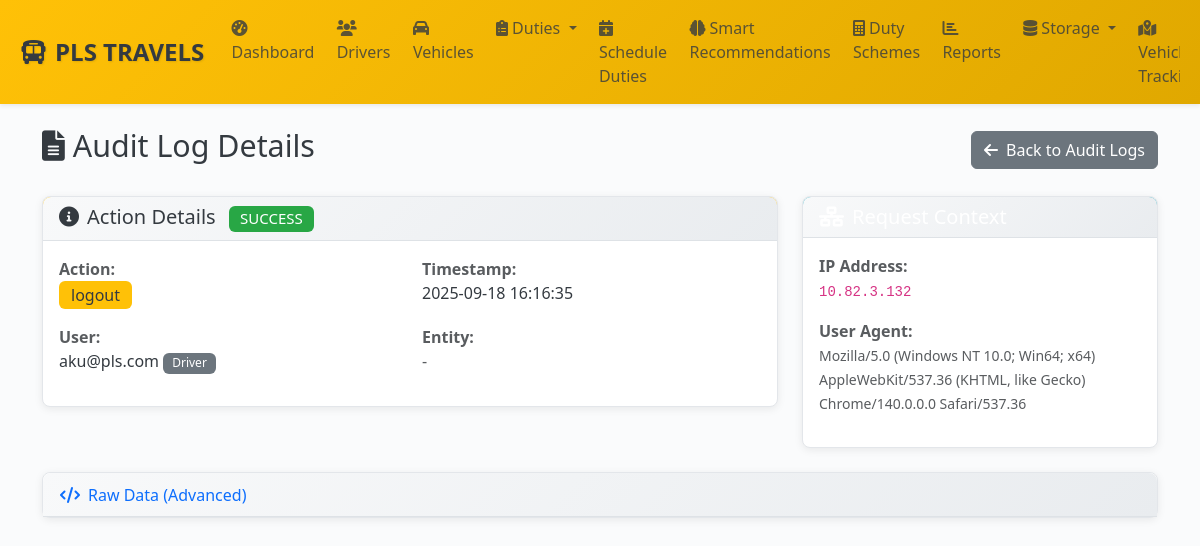
The page /admin/audit-logs/2 (signed in) on the database its author committed.
### models.py (models this page shows, shortened)
class AuditLog(db.Model):
    __tablename__ = 'audit_logs'
    id = db.Column(db.Integer, primary_key=True)
    user_id = db.Column(db.Integer, db.ForeignKey('users.id'), nullable=False, index=True)
    session_id = db.Column(db.String(100))
    action = db.Column(db.String(100), nullable=False, index=True)
    entity_type = db.Column(db.String(50), index=True)
    entity_id = db.Column(db.Integer)
    entity_uuid = db.Column(db.String(36))
    old_values = db.Column(db.Text)  # JSON
    new_values = db.Column(db.Text)  # JSON
    changed_fields = db.Column(db.Text)  # JSON array
    ip_address = db.Column(db.String(45))
    user_agent = db.Column(db.String(500))
    request_url = db.Column(db.String(500))
    request_method = db.Column(db.String(10))
    success = db.Column(db.Boolean, default=True)
    error_message = db.Column(db.Text)
    execution_time = db.Column(db.Float)  # milliseconds
    created_at = db.Column(db.DateTime, default=get_ist_time_naive, index=True)
    user = db.relationship('User', backref='audit_logs')
    __table_args__ = (
        Index('idx_audit_date_user', 'created_at', 'user_id'),
        Index('idx_audit_entity', 'entity_type', 'entity_id'),
    )

class User(UserMixin, db.Model):
    __tablename__ = 'users'
    id = db.Column(db.Integer, primary_key=True)
    uuid = db.Column(db.String(36), unique=True, nullable=False, default=lambda: str(uuid.uuid4()))
    username = db.Column(db.String(64), unique=True, nullable=False, index=True)
    email = db.Column(db.String(120), unique=True, nullable=False, index=True)
    password_hash = db.Column(db.String(256), nullable=False)
    role = db.Column(db.Enum(UserRole), nullable=False, default=UserRole.DRIVER, index=True)
    status = db.Column(db.Enum(UserStatus), nullable=False, default=UserStatus.ACTIVE, index=True)
    first_name = db.Column(db.String(50))
    last_name = db.Column(db.String(50))
    phone = db.Column(db.String(20), unique=True, index=True)
    whatsapp_number = db.Column(db.String(20), index=True)  # Dedicated WhatsApp number
    profile_picture = db.Column(db.String(255))
    last_login = db.Column(db.DateTime)
    login_count = db.Column(db.Integer, default=0)
    failed_login_attempts = db.Column(db.Integer, default=0)
    password_changed_at = db.Column(db.DateTime, default=get_ist_time_naive)
    two_factor_enabled = db.Column(db.Boolean, default=False)
    reset_token = db.Column(db.String(6))
    reset_token_expiry = db.Column(db.DateTime)
    last_latitude = db.Column(db.Float)
    last_longitude = db.Column(db.Float)
    last_location_update = db.Column(db.DateTime)
    fcm_token = db.Column(db.String(512))  # FCM tokens can be quite long
    fcm_token_updated = db.Column(db.DateTime)
    created_at = db.Column(db.DateTime, default=get_ist_time_naive, nullable=False)
    updated_at = db.Column(db.DateTime, default=get_ist_time_naive, onupdate=get_ist_time_naive)
    created_by = db.Column(db.Integer, db.ForeignKey('users.id'))
    driver_profile = db.relationship('Driver', foreign_keys='Driver.user_id', backref='user', uselist=False, cascade='all, delete-orphan')
    managed_branches = db.relationship('Branch',
                                     secondary=manager_branches,
                                     primaryjoin='User.id == manager_branches.c.manager_id',
                                     secondaryjoin='Branch.id == manager_branches.c.branch_id',
                                     backref='managers')

### admin_routes.py (the view)
@admin_bp.route('/audit-logs/<int:log_id>')
@login_required
@admin_required
def view_audit_log(log_id):
    audit_log = AuditLog.query.get_or_404(log_id)
    from utils.security import get_sanitized_audit_data
    sanitized_data = get_sanitized_audit_data(audit_log)
    changed_fields = []
    try:
        if audit_log.changed_fields:
            changed_fields = json.loads(audit_log.changed_fields)
    except (json.JSONDecodeError, TypeError):
        pass
    return render_template('admin/audit_log_detail.html',
                         audit_log=audit_log,
                         old_values=sanitized_data['old_values'],
                         new_values=sanitized_data['new_values'],
                         changed_fields=changed_fields,
                         sanitized_error=sanitized_data['error_message'],
                         masked_ip=sanitized_data['masked_ip'],
                         masked_session=sanitized_data['masked_session'])

### admin_routes.py (called while the page is built)
def admin_required(f):
    @wraps(f)
    def decorated_function(*args, **kwargs):
        from models import UserRole
        if not current_user.is_authenticated or current_user.role != UserRole.ADMIN:
            flash('Admin access required.', 'error')
            return redirect(url_for('auth.login'))
        return f(*args, **kwargs)
    return decorated_function

### utils/security.py (called while the page is built, shortened)
def get_sanitized_audit_data(audit_log):
    sanitizer = AuditDataSanitizer()
    return {
        'old_values': sanitizer.sanitize_json_data(audit_log.old_values),
        'new_values': sanitizer.sanitize_json_data(audit_log.new_values),
        'error_message': sanitizer.sanitize_error_message(audit_log.error_message or ""),
        'masked_ip': sanitizer.mask_ip_address(audit_log.ip_address or ""),
        'masked_session': sanitizer.mask_session_id(audit_log.session_id or "")
    }

    @classmethod
    def sanitize_json_data(cls, data: Union[str, Dict, None]) -> Dict[str, Any]:
        if not data:
            return {}

    @classmethod
    def sanitize_error_message(cls, error_msg: str) -> str:
        if not error_msg:
            return ""

    @classmethod
    def mask_ip_address(cls, ip_address: str) -> str:
        if not ip_address or ip_address == 'Unknown':
            return ip_address
        if '.' in ip_address:
            parts = ip_address.split('.')
            if len(parts) == 4:
                return f"{parts[0]}.{parts[1]}.xxx.xxx"
        if ':' in ip_address:
            parts = ip_address.split(':')
            if len(parts) >= 4:
                return f"{parts[0]}:{parts[1]}:xxxx:xxxx"
        return ip_address

    @classmethod
    def mask_session_id(cls, session_id: str) -> str:
        if not session_id or len(session_id) < 8:
            return session_id
        return f"{session_id[:4]}{'*' * (len(session_id) - 8)}{session_id[-4:]}"

### templates/admin/audit_log_detail.html (shortened to what this page needs)
{% extends "base.html" %}
{% block content %}
<div class="d-flex justify-content-between align-items-center mb-4">
    <h2><i class="fas fa-file-alt me-2"></i>Audit Log Details</h2>
    <a href="{{ url_for('admin.audit_logs') }}" class="btn btn-secondary">
        <i class="fas fa-arrow-left me-2"></i>Back to Audit Logs
    </a>
</div>
<div class="row">
    <div class="col-lg-8 mb-4">
        <div class="card">
            <div class="card-header bg-primary text-white">
                <h5 class="mb-0">
                    <i class="fas fa-info-circle me-2"></i>Action Details
                    {% if not audit_log.success %}
                        <span class="badge bg-danger ms-2">FAILED</span>
                    {% else %}
                        <span class="badge bg-success ms-2">SUCCESS</span>
                    {% endif %}
                </h5>
            </div>
            <div class="card-body">
                <div class="row">
                    <div class="col-md-6 mb-3">
                        <strong class="text-muted">Action:</strong><br>
                        <span class="badge bg-primary fs-6">{{ audit_log.action }}</span>
                    </div>
                    <div class="col-md-6 mb-3">
                        <strong class="text-muted">Timestamp:</strong><br>
                        {{ audit_log.created_at.strftime('%Y-%m-%d %H:%M:%S') }}
                    </div>
                </div>
                <div class="row">
                    <div class="col-md-6 mb-3">
                        <strong class="text-muted">User:</strong><br>
                        {% if audit_log.user %}
                            {{ audit_log.user.username }}
                            <span class="badge bg-secondary">{{ audit_log.user.role.value.title() }}</span>
                        {% else %}
                            <span class="text-muted">Unknown User</span>
                        {% endif %}
                    </div>
                    <div class="col-md-6 mb-3">
                        <strong class="text-muted">Entity:</strong><br>
                        {% if audit_log.entity_type %}
                            {{ audit_log.entity_type.title() }}
                            {% if audit_log.entity_id %}
                                <span class="text-muted">(ID: {{ audit_log.entity_id }})</span>
                            {% endif %}
                        {% else %}
                            <span class="text-muted">-</span>
                        {% endif %}
                    </div>
                </div>
            </div>
        </div>
    </div>
    <div class="col-lg-4 mb-4">
        <div class="card">
            <div class="card-header bg-info text-white">
                <h5 class="mb-0"><i class="fas fa-network-wired me-2"></i>Request Context</h5>
            </div>
            <div class="card-body">
                <div class="mb-3">
                    <strong class="text-muted">IP Address:</strong><br>
                    <code>{{ audit_log.ip_address or 'Unknown' }}</code>
                </div>
                {% if audit_log.user_agent %}
                <div class="mb-3">
                    <strong class="text-muted">User Agent:</strong><br>
                    <small class="text-muted text-break">{{ audit_log.user_agent }}</small>
                </div>
                {% endif %}
            </div>
        </div>
    </div>
</div>
<div class="card">
    <div class="card-header">
        <button class="btn btn-link text-decoration-none p-0" type="button" data-bs-toggle="collapse" data-bs-target="#rawData">
            <i class="fas fa-code me-2"></i>Raw Data (Advanced)
        </button>
    </div>
</div>
{% endblock %}

### static/css/custom.css (style rules this page uses)
:root { --pls-primary: #ffc107; --pls-secondary: #6c757d; --pls-success: #28a745; --pls-warning: #fd7e14; --pls-danger: #dc3545; --pls-info: #17a2b8; --pls-light: #ffffff; --pls-dark: #343a40; --pls-accent: #6f42c1; --pls-text-dark: #343a40; --pls-text-light: #ffffff; --pls-gray-light: #f8f9fa; --pls-gray-medium: #6c757d; --pls-gray-dark: #495057; }
@media (min-width: 769px) { .card { box-shadow: 0 4px 12px rgba(0,0,0,0.08); transition: transform 0.2s ease, box-shadow 0.2s ease; } }
@media (min-width: 769px) { .btn { transition: all 0.2s ease; } }
.card { border: 1px solid #dee2e6; box-shadow: 0 0.125rem 0.25rem rgba(0, 0, 0, 0.075); transition: box-shadow 0.15s ease-in-out; }
.card-header { background: linear-gradient(135deg, #f8f9fa 0%, #e9ecef 100%); border-bottom: 1px solid #dee2e6; font-weight: 600; color: var(--pls-text-dark); border-radius: 8px 8px 0 0 !important; }
.badge { font-weight: 500; padding: 0.375em 0.75em; }
.btn { transition: all 0.15s ease-in-out; }
[data-bs-theme="light"] { --bs-body-bg: #fafbfc; --bs-body-color: var(--pls-text-dark); --bs-primary: var(--pls-primary); --bs-secondary: var(--pls-secondary); }
[data-bs-theme="light"] .card { background-color: var(--pls-light); border: 1px solid #e3e6ea; box-shadow: 0 2px 8px rgba(0,0,0,0.08); border-radius: 8px; }
[data-bs-theme="light"] .btn-secondary { background-color: var(--pls-secondary); border-color: var(--pls-secondary); color: var(--pls-text-light); }
@media (min-width: 1200px) { h2 { font-size: 1.9rem; } }
.bg-success { background-color: var(--pls-success) !important; color: var(--pls-text-light) !important; }
.bg-info { background-color: var(--pls-info) !important; color: var(--pls-text-light) !important; }
.bg-primary { background-color: var(--pls-primary) !important; color: var(--pls-text-light) !important; }
.bg-primary { background-color: var(--pls-primary) !important; color: var(--pls-text-dark) !important; }

### rows shown on the page
AuditLog: action "logout", created_at "2025-09-18 16:16:35", ip_address "10.82.3.132", user_agent "Mozilla/5.0 (Windows NT 10.0; Win64; x64) AppleWebKit/537.36 (KHTML, like Gecko) Chrome/140.0.0.0 Safari/537.36"
User: user.username "aku@pls.com", user.role.value "Driver"
